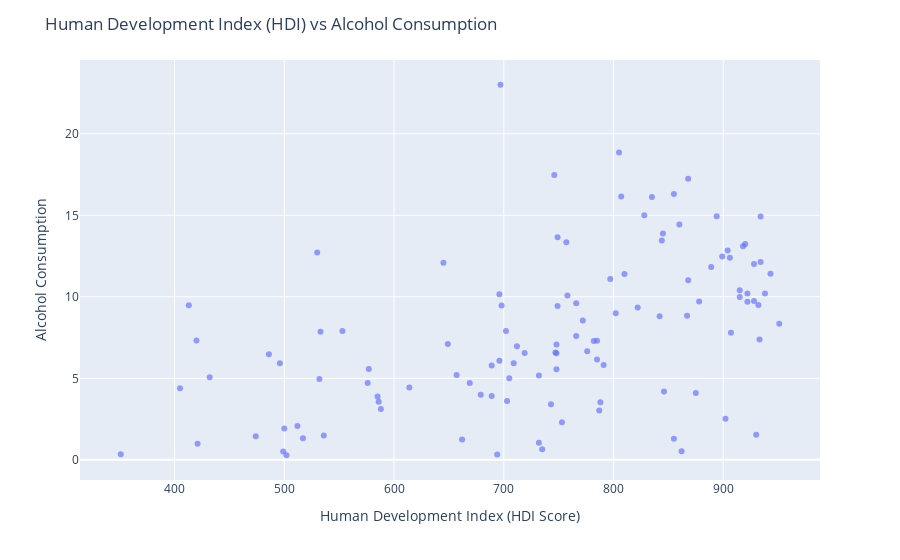
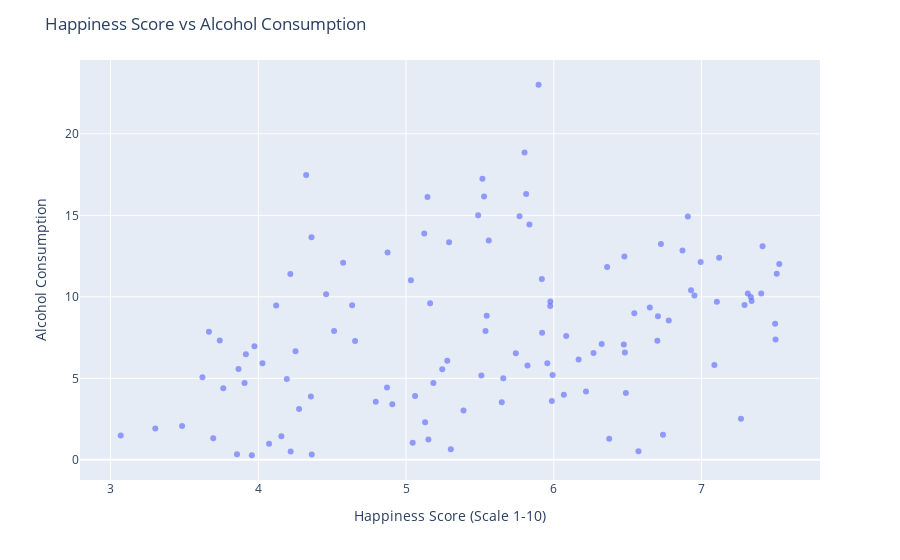

The code cell stored with these charts, in order, in its notebook:
### Code cell
# HDI vs Alcohol Consumption
fig2 = px.scatter(alcohol_life_df, x='hdi', y='consumption',
                 hover_data=['country'], opacity=0.66)
fig2.update_layout(title="Human Development Index (HDI) vs Alcohol Consumption", 
                  yaxis_title="Alcohol Consumption", 
                  xaxis_title="Human Development Index (HDI Score)")
fig2.show()

# Happiness Score vs Alcohol Consumption
fig3 = px.scatter(alcohol_life_df, x='happiness_score', y='consumption',
                 hover_data=['country'], opacity=0.66)
fig3.update_layout(title="Happiness Score vs Alcohol Consumption", 
                  yaxis_title="Alcohol Consumption", 
                  xaxis_title="Happiness Score (Scale 1-10)")
fig3.show()

### Figure 1 — Plotly figure (JSON) as saved in the notebook; plotly's stock layout.template omitted (floating-point values rounded to 4 significant figures)
{"data": [{"customdata": [["Denmark"], ["Switzerland"], ["Iceland"], ["Norway"], ["Finland"], ["Canada"], ["Netherlands"], ["New Zealand"], ["Australia"], ["Sweden"], ["Israel"], ["Austria"], ["United States"], ["Costa Rica"], ["Germany"], ["Brazil"], ["Belgium"], ["Ireland"], ["Luxembourg"], ["Mexico"], ["Singapore"], ["United Kingdom"], ["Chile"], ["Panama"], ["Argentina"], ["Czech Republic"], ["United Arab Emirates"], ["Uruguay"], ["Malta"], ["Colombia"], ["France"], ["Thailand"], ["Qatar"], ["Spain"], ["Guatemala"], ["Suriname"], ["Bahrain"], ["Trinidad and Tobago"], ["Venezuela"], ["Slovakia"], ["El Salvador"], ["Nicaragua"], ["Uzbekistan"], ["Italy"], ["Ecuador"], ["Belize"], ["Japan"], ["Kazakhstan"], ["Moldova"], ["Russian Federation"], ["Poland"], ["South Korea"], ["Bolivia"], ["Lithuania"], ["Belarus"], ["Slovenia"], ["Peru"], ["Turkmenistan"], ["Mauritius"], ["Latvia"], ["Cyprus"], ["Paraguay"], ["Romania"], ["Estonia"], ["Jamaica"], ["Croatia"], ["Turkey"], ["Jordan"], ["Azerbaijan"], ["Philippines"], ["China"], ["Kyrgyzstan"], ["Serbia"], ["Bosnia and Herzegovina"], ["Montenegro"], ["Dominican Republic"], ["Morocco"], ["Hungary"], ["Lebanon"], ["Portugal"], ["Macedonia"], ["Vietnam"], ["Tunisia"], ["Greece"], ["Mongolia"], ["Nigeria"], ["Honduras"], ["Zambia"], ["Albania"], ["Sierra Leone"], ["Namibia"], ["Cameroon"], ["South Africa"], ["Egypt"], ["Armenia"], ["Kenya"], ["Ukraine"], ["Ghana"], ["Dem. Rep. Congo"], ["Georgia"], ["Rep. Congo"], ["Senegal"], ["Bulgaria"], ["Zimbabwe"], ["Malawi"], ["Gabon"], ["Mali"], ["Haiti"], ["Botswana"], ["Comoros"], ["Cote d'Ivoire"], ["Cambodia"], ["Angola"], ["Niger"], ["Chad"], ["Burkina Faso"], ["Madagascar"], ["Tanzania"], ["Liberia"], ["Benin"], ["Togo"], ["Syria"]], "hovertemplate": "hdi=%{x}<br>consumption=%{y}<br>country=%{customdata[0]}<extra></extra>", "legendgroup": "", "marker": {"color": "#636efa", "opacity": 0.66, "symbol": "circle"}, "mode": "markers", "name": "", "orientation": "v", "showlegend": false, "type": "scatter", "x": [928, 943, 933, 951, 918, 922, 928, 915, 938, 932, 902, 906, 922, 791, 934, 758, 915, 934, 904, 772, 930, 920, 842, 785, 822, 885, 862, 802, 875, 747, 899, 748, 855, 889, 649, 719, 846, 785, 766, 853, 679, 657, 703, 878, 749, 709, 907, 797, 697, 815, 860, 900, 689, 855, 805, 894, 748, 705, 788, 844, 867, 702, 807, 868, 732, 828, 787, 735, 757, 696, 748, 669, 785, 766, 810, 733, 662, 835, 753, 845, 756, 689, 732, 868, 743, 530, 614, 586, 782, 413, 645, 553, 696, 694, 749, 585, 746, 588, 452, 776, 612, 499, 810, 532, 474, 698, 421, 496, 712, 502, 486, 576, 577, 351, 405, 420, 517, 533, 432, 512, 500, 536], "xaxis": "x", "y": [12.02, 11.41, 7.38, 8.35, 13.1, 10.2, 9.75, 9.99, 10.21, 9.5, 2.52, 12.4, 9.7, 5.81, 12.14, 10.08, 10.41, 14.92, 12.84, 8.55, 1.54, 13.24, 8.81, 7.3, 9.35, null, 0.52, 8.99, 4.1, 6.59, 12.48, 7.08, 1.29, 11.83, 7.1, 6.56, 4.19, 6.16, 7.6, null, 3.99, 5.21, 3.61, 9.72, 9.43, 5.92, 7.79, 11.1, 23.01, null, 14.43, null, 5.78, 16.3, 18.85, 14.94, 6.53, 5, 3.53, 13.45, 8.84, 7.91, 16.15, 17.24, 5.17, 15, 3.02, 0.65, 13.34, 6.08, 5.56, 4.72, null, 9.6, null, null, 1.24, 16.12, 2.3, 13.89, null, 3.91, 1.05, 11.01, 3.41, 12.72, 4.43, 3.56, 7.29, 9.48, 12.09, 7.9, 10.16, 0.32, 13.66, 3.88, 17.47, 3.11, null, 6.66, null, 0.51, 11.4, 4.96, 1.44, 9.46, 0.99, 5.92, 6.97, 0.28, 6.47, 4.71, 5.57, 0.34, 4.39, 7.32, 1.32, 7.86, 5.07, 2.08, 1.92, 1.49], "yaxis": "y"}], "layout": {"legend": {"tracegroupgap": 0}, "margin": {"t": 60}, "title": {"text": "Human Development Index (HDI) vs Alcohol Consumption"}, "xaxis": {"anchor": "y", "domain": [0, 1], "title": {"text": "Human Development Index (HDI Score)"}}, "yaxis": {"anchor": "x", "domain": [0, 1], "title": {"text": "Alcohol Consumption"}}}}

### Figure 2 — Plotly figure (JSON) as saved in the notebook; plotly's stock layout.template omitted (floating-point values rounded to 4 significant figures)
{"data": [{"customdata": [["Denmark"], ["Switzerland"], ["Iceland"], ["Norway"], ["Finland"], ["Canada"], ["Netherlands"], ["New Zealand"], ["Australia"], ["Sweden"], ["Israel"], ["Austria"], ["United States"], ["Costa Rica"], ["Germany"], ["Brazil"], ["Belgium"], ["Ireland"], ["Luxembourg"], ["Mexico"], ["Singapore"], ["United Kingdom"], ["Chile"], ["Panama"], ["Argentina"], ["Czech Republic"], ["United Arab Emirates"], ["Uruguay"], ["Malta"], ["Colombia"], ["France"], ["Thailand"], ["Qatar"], ["Spain"], ["Guatemala"], ["Suriname"], ["Bahrain"], ["Trinidad and Tobago"], ["Venezuela"], ["Slovakia"], ["El Salvador"], ["Nicaragua"], ["Uzbekistan"], ["Italy"], ["Ecuador"], ["Belize"], ["Japan"], ["Kazakhstan"], ["Moldova"], ["Russian Federation"], ["Poland"], ["South Korea"], ["Bolivia"], ["Lithuania"], ["Belarus"], ["Slovenia"], ["Peru"], ["Turkmenistan"], ["Mauritius"], ["Latvia"], ["Cyprus"], ["Paraguay"], ["Romania"], ["Estonia"], ["Jamaica"], ["Croatia"], ["Turkey"], ["Jordan"], ["Azerbaijan"], ["Philippines"], ["China"], ["Kyrgyzstan"], ["Serbia"], ["Bosnia and Herzegovina"], ["Montenegro"], ["Dominican Republic"], ["Morocco"], ["Hungary"], ["Lebanon"], ["Portugal"], ["Macedonia"], ["Vietnam"], ["Tunisia"], ["Greece"], ["Mongolia"], ["Nigeria"], ["Honduras"], ["Zambia"], ["Albania"], ["Sierra Leone"], ["Namibia"], ["Cameroon"], ["South Africa"], ["Egypt"], ["Armenia"], ["Kenya"], ["Ukraine"], ["Ghana"], ["Dem. Rep. Congo"], ["Georgia"], ["Rep. Congo"], ["Senegal"], ["Bulgaria"], ["Zimbabwe"], ["Malawi"], ["Gabon"], ["Mali"], ["Haiti"], ["Botswana"], ["Comoros"], ["Cote d'Ivoire"], ["Cambodia"], ["Angola"], ["Niger"], ["Chad"], ["Burkina Faso"], ["Madagascar"], ["Tanzania"], ["Liberia"], ["Benin"], ["Togo"], ["Syria"]], "hovertemplate": "happiness_score=%{x}<br>consumption=%{y}<br>country=%{customdata[0]}<extra></extra>", "legendgroup": "", "marker": {"color": "#636efa", "opacity": 0.66, "symbol": "circle"}, "mode": "markers", "name": "", "orientation": "v", "showlegend": false, "type": "scatter", "x": [7.526, 7.509, 7.501, 7.498, 7.413, 7.404, 7.339, 7.334, 7.313, 7.291, 7.267, 7.119, 7.104, 7.087, 6.994, 6.952, 6.929, 6.907, 6.871, 6.778, 6.739, 6.725, 6.705, 6.701, 6.65, 6.596, 6.573, 6.545, 6.488, 6.481, 6.478, 6.474, 6.375, 6.361, 6.324, 6.269, 6.218, 6.168, 6.084, 6.078, 6.068, 5.992, 5.987, 5.977, 5.976, 5.956, 5.921, 5.919, 5.897, 5.856, 5.835, 5.835, 5.822, 5.813, 5.802, 5.768, 5.743, 5.658, 5.648, 5.56, 5.546, 5.538, 5.528, 5.517, 5.51, 5.488, 5.389, 5.303, 5.291, 5.279, 5.245, 5.185, 5.177, 5.163, 5.161, 5.155, 5.151, 5.145, 5.129, 5.123, 5.121, 5.061, 5.045, 5.033, 4.907, 4.875, 4.871, 4.795, 4.655, 4.635, 4.574, 4.513, 4.459, 4.362, 4.36, 4.356, 4.324, 4.276, 4.272, 4.252, 4.236, 4.219, 4.217, 4.193, 4.156, 4.121, 4.073, 4.028, 3.974, 3.956, 3.916, 3.907, 3.866, 3.856, 3.763, 3.739, 3.695, 3.666, 3.622, 3.484, 3.303, 3.069], "xaxis": "x", "y": [12.02, 11.41, 7.38, 8.35, 13.1, 10.2, 9.75, 9.99, 10.21, 9.5, 2.52, 12.4, 9.7, 5.81, 12.14, 10.08, 10.41, 14.92, 12.84, 8.55, 1.54, 13.24, 8.81, 7.3, 9.35, null, 0.52, 8.99, 4.1, 6.59, 12.48, 7.08, 1.29, 11.83, 7.1, 6.56, 4.19, 6.16, 7.6, null, 3.99, 5.21, 3.61, 9.72, 9.43, 5.92, 7.79, 11.1, 23.01, null, 14.43, null, 5.78, 16.3, 18.85, 14.94, 6.53, 5, 3.53, 13.45, 8.84, 7.91, 16.15, 17.24, 5.17, 15, 3.02, 0.65, 13.34, 6.08, 5.56, 4.72, null, 9.6, null, null, 1.24, 16.12, 2.3, 13.89, null, 3.91, 1.05, 11.01, 3.41, 12.72, 4.43, 3.56, 7.29, 9.48, 12.09, 7.9, 10.16, 0.32, 13.66, 3.88, 17.47, 3.11, null, 6.66, null, 0.51, 11.4, 4.96, 1.44, 9.46, 0.99, 5.92, 6.97, 0.28, 6.47, 4.71, 5.57, 0.34, 4.39, 7.32, 1.32, 7.86, 5.07, 2.08, 1.92, 1.49], "yaxis": "y"}], "layout": {"legend": {"tracegroupgap": 0}, "margin": {"t": 60}, "title": {"text": "Happiness Score vs Alcohol Consumption"}, "xaxis": {"anchor": "y", "domain": [0, 1], "title": {"text": "Happiness Score (Scale 1-10)"}}, "yaxis": {"anchor": "x", "domain": [0, 1], "title": {"text": "Alcohol Consumption"}}}}
